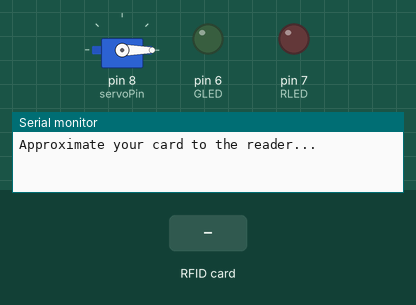
This sketch was run on a simulated Arduino Uno, built with avr-gcc and run on an emulated ATmega328P. On the bench: servo, output pins drawn as LEDs (lit = HIGH), the last lines printed to the serial monitor. The inputs (shaded band) are chosen by the test bench. Pins used as bus, display or sensor lines are not drawn.

Above: at 1.2 s.
1.3 s: RFID card 7F C4 48 CA held to the reader
At 2.3 s:
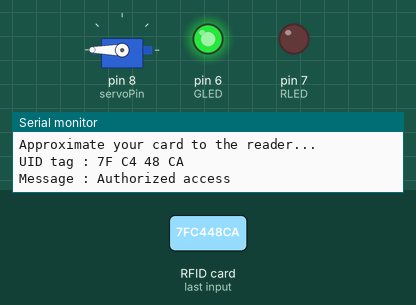
2.8 s: RFID card 5E 7A 19 C4 held to the reader
At 4.8 s:
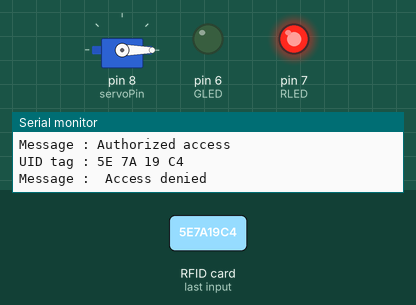
Timing chart, 0 to 8.8 s (numbered marks = the images above; inputs shaded):
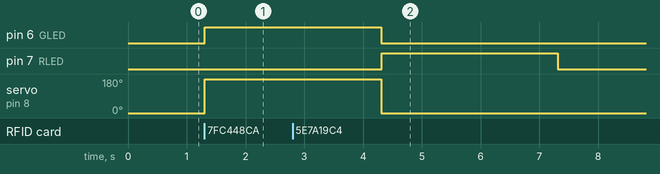

Measured:
- after the input at 1.3 s, pin 6 (GLED): LOW → HIGH at once; servo on pin 8 (servoPin): 0° → 180° at once
- after the input at 2.8 s, pin 7 (RLED): LOW → HIGH after 1.5 s, → LOW 3.0 s later

The sketch:

RFID_LOCK.ino
```cpp
/* RFID 도어락 만들어 보기                  */
/* 학습자료 >>  https://Rasino.tistory.com */
#include <SPI.h>
#include <MFRC522.h>
#define SS_PIN 10
#define RST_PIN 9
MFRC522 rfid(SS_PIN, RST_PIN); //rfid 객체 생성

#include <Servo.h>    // 서보 라이브러리를 지정
#define servoPin 8     // 서보 모터핀을 지정
Servo servo;      // 서보 라이브러리 변수를 선언
int pos=0;      // 현재 각도를 저장할 변수를 지정한다
int RLED=7;     // 빨간색 LED단자를 아두이노 7번과 연결
int GLED=6;     // 초록색 LED단자를 아두이노 6번과 연결

void setup()
{
  pinMode(RLED, OUTPUT);      // RED LED를 출력으로 지정
  pinMode(GLED, OUTPUT);      // GREEN LED를 출력으로 지정
  servo.attach(servoPin);     // 서보모터 핀을 설정한다
  servo.write(0);       // 서보모터 0도 위치로 초기화
  Serial.begin(9600);   // 시리얼 통신 시작
  SPI.begin();      // SPI 통신 시작
  rfid.PCD_Init();   // rfid(MFRC522) 초기화
  Serial.println("Approximate your card to the reader...");
  Serial.println();

}
void loop()
{
  // 새카드 접촉이 있을 때만 다음 단계로 넘어감
  if ( ! rfid.PICC_IsNewCardPresent())
  {
    return;
  }
  // 카드 읽힘이 제대로 되면 다음으로 넘어감
  if ( ! rfid.PICC_ReadCardSerial())
  {
    return;
  }
  // UID 값을 16진 값으로 읽고 저장한 후 시리얼 모니터로 표시함
  Serial.print("UID tag :");
  String content= "";
  byte letter;
  for (byte i = 0; i < rfid.uid.size; i++)
  {
     Serial.print(rfid.uid.uidByte[i] < 0x10 ? " 0" : " ");
     Serial.print(rfid.uid.uidByte[i], HEX);
     content.concat(String(rfid.uid.uidByte[i] < 0x10 ? " 0" : " "));
     content.concat(String(rfid.uid.uidByte[i], HEX));
  }
  Serial.println();
  Serial.print("Message : ");
  content.toUpperCase();
  if (content.substring(1) == "7F C4 48 CA")// 엑세스 승인 하고자하는 UID 기록
  {
  // 인증이 되면 Green LED와 함께 서보모터를 작동시킨다.
    Serial.println("Authorized access");
    Serial.println();
    digitalWrite(GLED,HIGH);
    servo.write(180);   // 서보모터의 각도를 변경한다
    delay(3000); // 서보 모터의 각도가 변하는 것을 기다려 준다.
    servo.write(0);     // 시간지연 후 문을 닫는다
    digitalWrite(GLED,LOW); // 시간지연 후 LED 끈다
  }
  else   {    // 서보모터는 작동 없이 Red LED만 켜고 끈다
    Serial.println(" Access denied"); // 그외 UID는 승인 거부 표시
    digitalWrite(RLED,HIGH);
    delay(3000);
    digitalWrite(RLED,LOW);
  }
}
```
